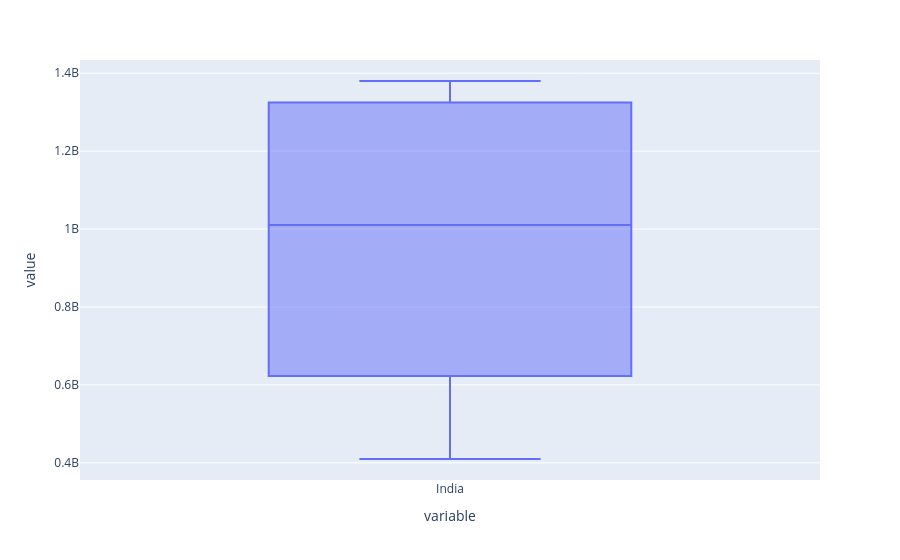

This figure's notebook cell:
### Code cell
px.box(df_pivot['India'])

### Figure 1 — Plotly figure (JSON) as saved in the notebook; plotly's stock layout.template omitted (floating-point values rounded to 4 significant figures)
{"data": [{"alignmentgroup": "True", "hovertemplate": "variable=%{x}<br>value=%{y}<extra></extra>", "legendgroup": "", "marker": {"color": "#636efa"}, "name": "", "notched": false, "offsetgroup": "", "orientation": "v", "showlegend": false, "type": "box", "x": ["India", "India", "India", "India", "India", "India", "India", "India", "India", "India", "India", "India", "India", "India", "India", "India", "India", "India"], "x0": " ", "xaxis": "x", "y": [409900000.0, 450500000.0, 499100000.0, 555200000.0, 623100000.0, 699000000.0, 784400000.0, 873300000.0, 963900000.0, 1057000000.0, 1148000000.0, 1234000000.0, 1310000000.0, 1325000000.0, 1339000000.0, 1353000000.0, 1366000000.0, 1380000000.0], "y0": " ", "yaxis": "y"}], "layout": {"boxmode": "group", "legend": {"tracegroupgap": 0}, "margin": {"t": 60}, "xaxis": {"anchor": "y", "domain": [0, 1], "title": {"text": "variable"}}, "yaxis": {"anchor": "x", "domain": [0, 1], "title": {"text": "value"}}}}
